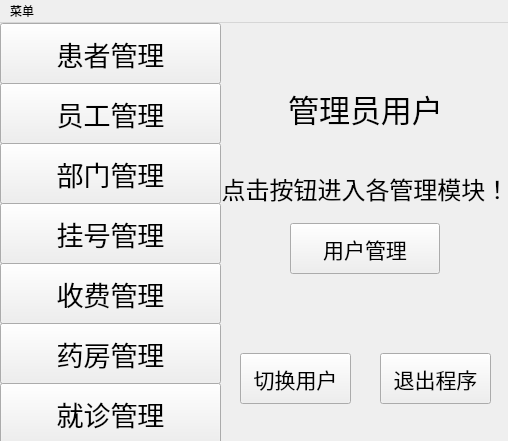
<?xml version="1.0" encoding="UTF-8"?>
<ui version="4.0">
 <class>MainWindow</class>
 <widget class="QMainWindow" name="MainWindow">
  <property name="geometry">
   <rect>
    <x>0</x>
    <y>0</y>
    <width>508</width>
    <height>441</height>
   </rect>
  </property>
  <property name="windowTitle">
   <string>MainWindow</string>
  </property>
  <widget class="QWidget" name="centralwidget">
   <widget class="QPushButton" name="pushButton_patient">
    <property name="geometry">
     <rect>
      <x>0</x>
      <y>0</y>
      <width>221</width>
      <height>61</height>
     </rect>
    </property>
    <property name="font">
     <font>
      <pointsize>20</pointsize>
     </font>
    </property>
    <property name="text">
     <string>患者管理</string>
    </property>
   </widget>
   <widget class="QPushButton" name="pushButton_dept">
    <property name="geometry">
     <rect>
      <x>0</x>
      <y>120</y>
      <width>221</width>
      <height>61</height>
     </rect>
    </property>
    <property name="font">
     <font>
      <pointsize>20</pointsize>
     </font>
    </property>
    <property name="text">
     <string>部门管理</string>
    </property>
   </widget>
   <widget class="QPushButton" name="pushButton_staff">
    <property name="geometry">
     <rect>
      <x>0</x>
      <y>60</y>
      <width>221</width>
      <height>61</height>
     </rect>
    </property>
    <property name="font">
     <font>
      <pointsize>20</pointsize>
     </font>
    </property>
    <property name="text">
     <string>员工管理</string>
    </property>
   </widget>
   <widget class="QPushButton" name="pushButton_register">
    <property name="geometry">
     <rect>
      <x>0</x>
      <y>180</y>
      <width>221</width>
      <height>61</height>
     </rect>
    </property>
    <property name="font">
     <font>
      <pointsize>20</pointsize>
     </font>
    </property>
    <property name="text">
     <string>挂号管理</string>
    </property>
   </widget>
   <widget class="QPushButton" name="pushButton_medicine">
    <property name="geometry">
     <rect>
      <x>0</x>
      <y>300</y>
      <width>221</width>
      <height>61</height>
     </rect>
    </property>
    <property name="font">
     <font>
      <pointsize>20</pointsize>
     </font>
    </property>
    <property name="text">
     <string>药房管理</string>
    </property>
   </widget>
   <widget class="QPushButton" name="pushButton_charge">
    <property name="geometry">
     <rect>
      <x>0</x>
      <y>240</y>
      <width>221</width>
      <height>61</height>
     </rect>
    </property>
    <property name="font">
     <font>
      <pointsize>20</pointsize>
     </font>
    </property>
    <property name="text">
     <string>收费管理</string>
    </property>
   </widget>
   <widget class="QPushButton" name="pushButton_user">
    <property name="geometry">
     <rect>
      <x>290</x>
      <y>200</y>
      <width>150</width>
      <height>51</height>
     </rect>
    </property>
    <property name="font">
     <font>
      <pointsize>16</pointsize>
     </font>
    </property>
    <property name="text">
     <string>用户管理</string>
    </property>
   </widget>
   <widget class="QLabel" name="label_user">
    <property name="geometry">
     <rect>
      <x>270</x>
      <y>60</y>
      <width>191</width>
      <height>51</height>
     </rect>
    </property>
    <property name="font">
     <font>
      <pointsize>23</pointsize>
     </font>
    </property>
    <property name="text">
     <string>管理员用户</string>
    </property>
    <property name="alignment">
     <set>Qt::AlignCenter</set>
    </property>
   </widget>
   <widget class="QPushButton" name="pushButton_exit">
    <property name="geometry">
     <rect>
      <x>380</x>
      <y>330</y>
      <width>111</width>
      <height>51</height>
     </rect>
    </property>
    <property name="font">
     <font>
      <pointsize>16</pointsize>
     </font>
    </property>
    <property name="text">
     <string>退出程序</string>
    </property>
   </widget>
   <widget class="QPushButton" name="pushButton_switch">
    <property name="geometry">
     <rect>
      <x>240</x>
      <y>330</y>
      <width>111</width>
      <height>51</height>
     </rect>
    </property>
    <property name="font">
     <font>
      <pointsize>16</pointsize>
     </font>
    </property>
    <property name="text">
     <string>切换用户</string>
    </property>
   </widget>
   <widget class="QLabel" name="label_welcome">
    <property name="geometry">
     <rect>
      <x>220</x>
      <y>140</y>
      <width>291</width>
      <height>51</height>
     </rect>
    </property>
    <property name="font">
     <font>
      <pointsize>18</pointsize>
     </font>
    </property>
    <property name="text">
     <string>点击按钮进入各管理模块！</string>
    </property>
    <property name="alignment">
     <set>Qt::AlignCenter</set>
    </property>
   </widget>
   <widget class="QPushButton" name="pushButton_diagnosis">
    <property name="geometry">
     <rect>
      <x>0</x>
      <y>360</y>
      <width>221</width>
      <height>61</height>
     </rect>
    </property>
    <property name="font">
     <font>
      <pointsize>20</pointsize>
     </font>
    </property>
    <property name="text">
     <string>就诊管理</string>
    </property>
   </widget>
  </widget>
  <widget class="QMenuBar" name="menubar">
   <property name="geometry">
    <rect>
     <x>0</x>
     <y>0</y>
     <width>508</width>
     <height>18</height>
    </rect>
   </property>
   <widget class="QMenu" name="menu">
    <property name="title">
     <string>菜单</string>
    </property>
    <addaction name="action_login"/>
    <addaction name="action_exit"/>
   </widget>
   <addaction name="menu"/>
  </widget>
  <action name="action_login">
   <property name="text">
    <string>退出登录</string>
   </property>
  </action>
  <action name="action_exit">
   <property name="text">
    <string>退出</string>
   </property>
  </action>
 </widget>
 <resources/>
 <connections>
  <connection>
   <sender>action_login</sender>
   <signal>triggered()</signal>
   <receiver>pushButton_switch</receiver>
   <slot>click()</slot>
   <hints>
    <hint type="sourcelabel">
     <x>-1</x>
     <y>-1</y>
    </hint>
    <hint type="destinationlabel">
     <x>504</x>
     <y>492</y>
    </hint>
   </hints>
  </connection>
  <connection>
   <sender>action_exit</sender>
   <signal>triggered()</signal>
   <receiver>pushButton_exit</receiver>
   <slot>click()</slot>
   <hints>
    <hint type="sourcelabel">
     <x>-1</x>
     <y>-1</y>
    </hint>
    <hint type="destinationlabel">
     <x>704</x>
     <y>492</y>
    </hint>
   </hints>
  </connection>
 </connections>
</ui>
